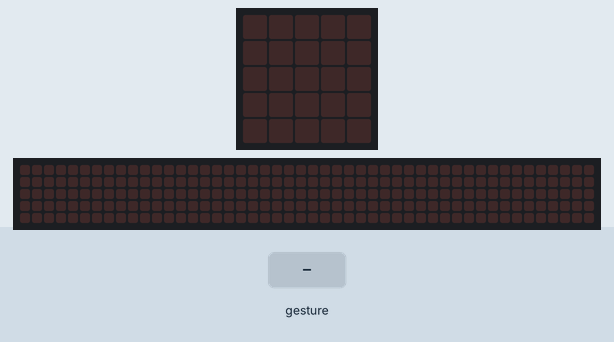
The program below on a simulated BBC micro:bit (MakeCode). Shown: the board's 5×5 LED display, a strip that is not on the board, showing the scrolling text unrolled. Inputs (shaded band) come from the test bench. Random numbers come from a fixed seed; a tilt is held for 1.5 s and a shake lasts 1 s, then the board lies face up again; the 48×5 strip is a reading aid, not a part: it shows the text the display is scrolling, unrolled, one strip-width of it at a time.

Above: at 1.2 s.
1.3 s: gesture 'shake'
At 1.72 s:
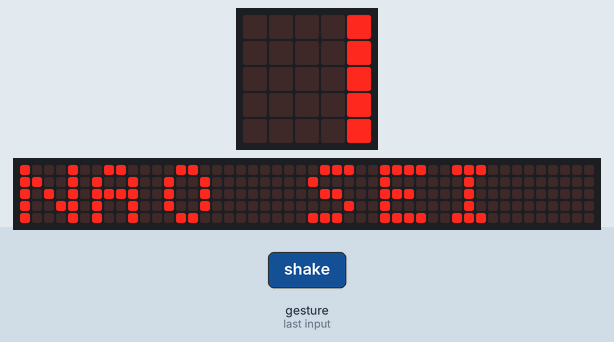
At 5.1 s:
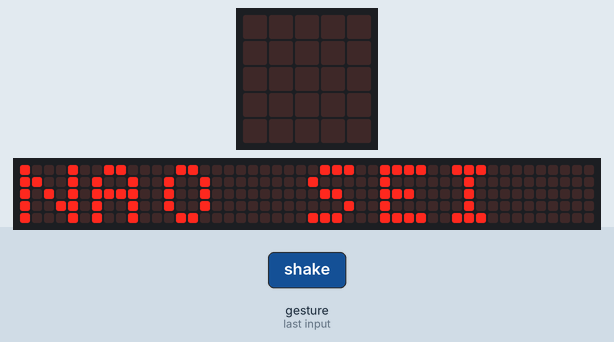
Timing chart, 0 to 6.6 s (numbered marks = the images above; inputs shaded):
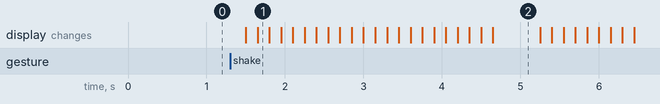

Measured:
- after the input at 1.3 s, the display: first changes after 0.20 s (image 1 shows a later state)
- what the display in image 2 shows lasts 0.6 s, from 4.7 s to 5.3 s

The program:

main.ts
```typescript
let SORTEIO = 0
input.onGesture(Gesture.Shake, function () {
    SORTEIO = randint(0, 2)
    if (SORTEIO == 0) {
        basic.showString("NAO SEI")
    } else if (SORTEIO == 2) {
        basic.showString("SIM")
    } else {
        basic.showString("NAO")
    }
})
```

test.ts
```typescript
// testes vão aqui; isto não será compilado quando este pacote for usado como uma extensão.
```
